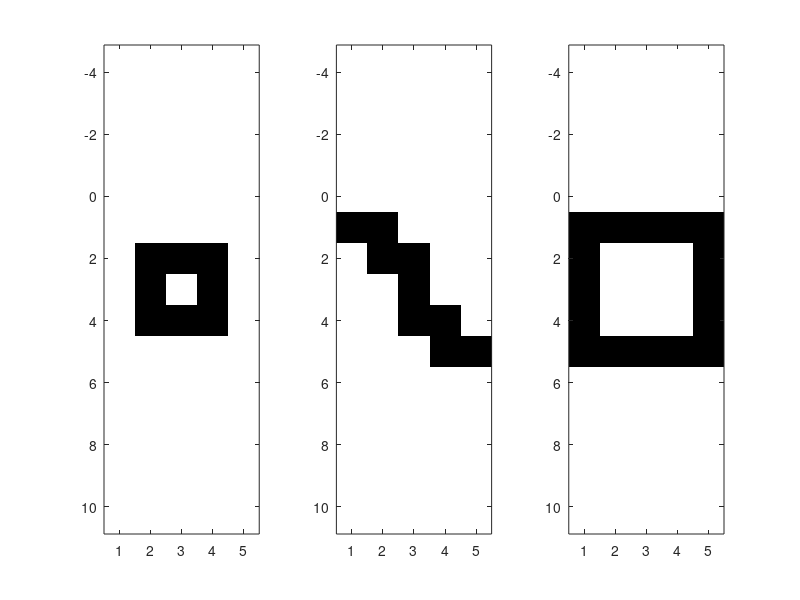

Write MATLAB code to recreate this figure. (Note: this script raises an error after producing the figure.)
%% Ejercicio 6
% Redes neuronales dinámicas
clear all; close all; clc
% 1

load('patrones5x5.mat')
patronA = reshape(patrones5x5(1,:),[5 5]);
patronB = reshape(patrones5x5(2,:),[5 5]);
patronC = reshape(patrones5x5(3,:),[5 5]);

invgray = flipud(colormap(gray));

colormap(invgray)

subplot(1,3,1); imagesc(patronA'); axis equal; axis tight

subplot(1,3,2); imagesc(patronB'); axis equal; axis tight

subplot(1,3,3); imagesc(patronC'); axis equal; axis tight


%% Entrenamiento Hebbiano de los patrones
W = entrenarHopfield(patrones5x5);

N = size(patrones5x5,2);

Pmax = N / (2*log(N)); % capacidad maxima
% son 3 patrones por lo que debería funcionar

%% Recuperacion
xaleatorio = 2*(randi(2,1,N)-1) - 1;
xaletorio = (-1)*patrones5x5(1,:)
recup = recuperarHopfield(xaleatorio, W);
%%
recupA = recuperarHopfield((-1)*patrones5x5(1,:), W);
%%
recupB = recuperarHopfield((-1)*patrones5x5(2,:), W);
recupC = recuperarHopfield((-1)*patrones5x5(3,:), W);

recupA = reshape(recupA,[5 5]);
recupB = reshape(recupB,[5 5]);
recupC = reshape(recupC,[5 5]);

figure; colormap(invgray)

subplot(1,3,1); imagesc(recupA'); axis equal; axis tight

subplot(1,3,2); imagesc(recupB'); axis equal; axis tight

subplot(1,3,3); imagesc(recupC'); axis equal; axis tight


load('numeros7x5.mat')